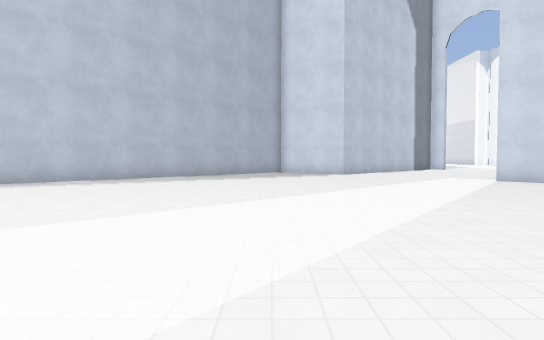
view 1 (above)

19 first-person views from a walk through a 3-D level made in the Godot game engine. The camera is 1.2 m above the floor, tilts 2° down and sees 75° across. The floor is counted in squares, 2 m on a side. Each view is taken from the middle of a square. On the plan, view 1 faces up. The plan holds only what a view shows up to about 10 squares ahead; the rest is blank. The place goes on beyond the plan. Surface patterns are stand-ins for the level's own textures.

view 2
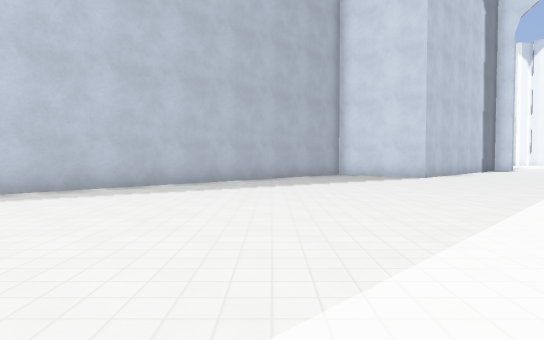

view 3
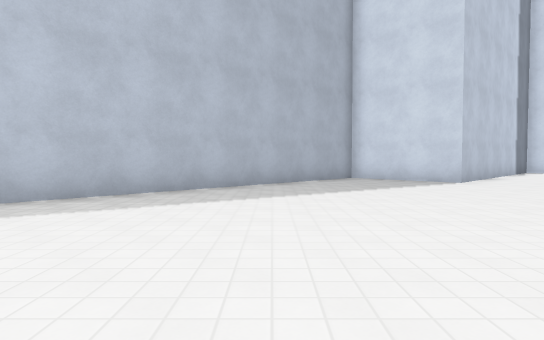

view 4
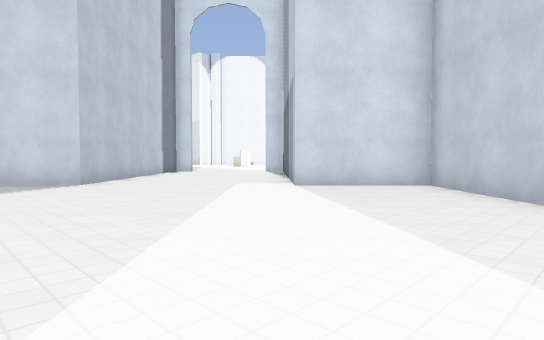

view 5
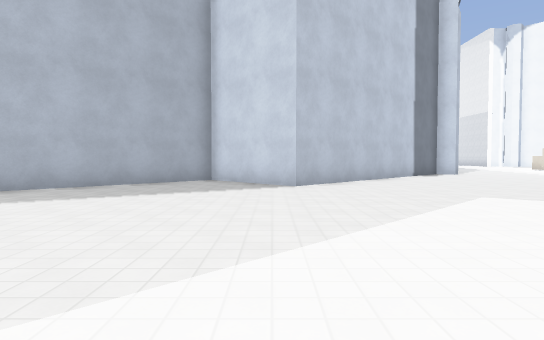

view 6
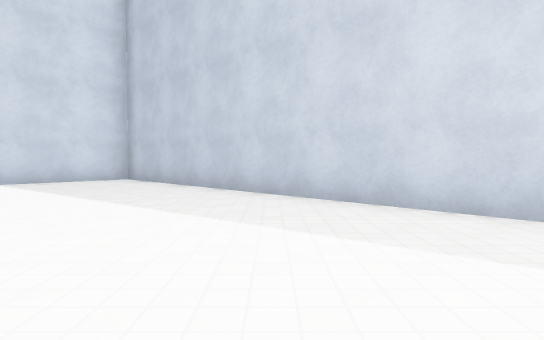

view 7
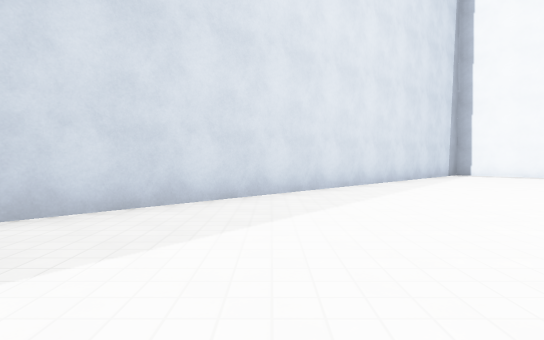

view 8
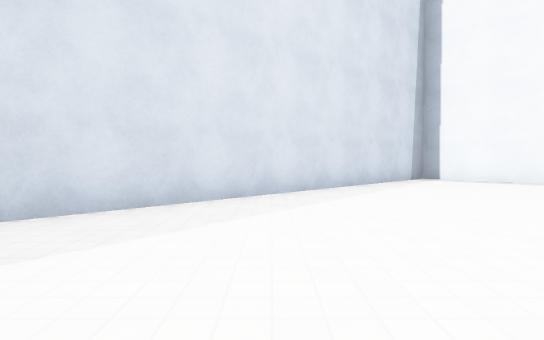

view 9
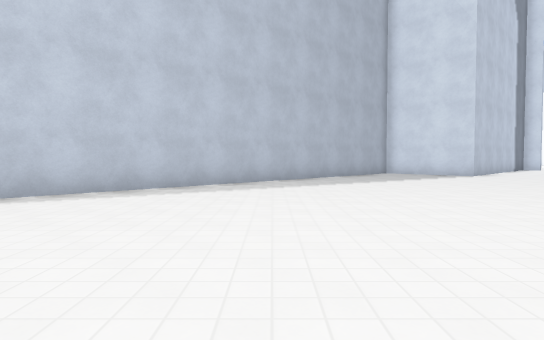

view 10
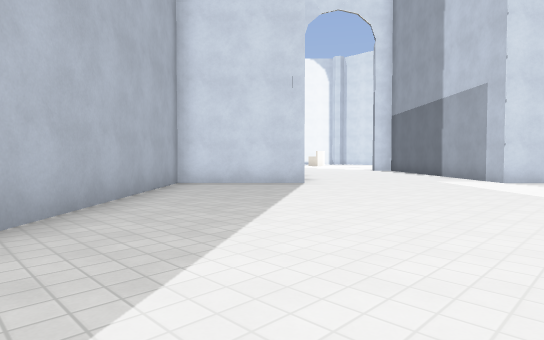

view 11
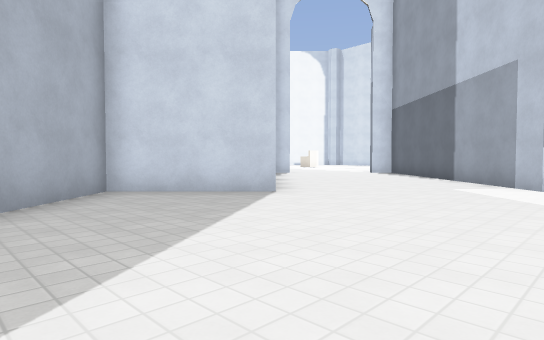

view 12
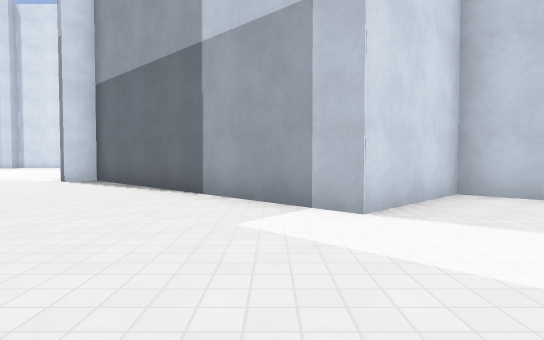

view 13
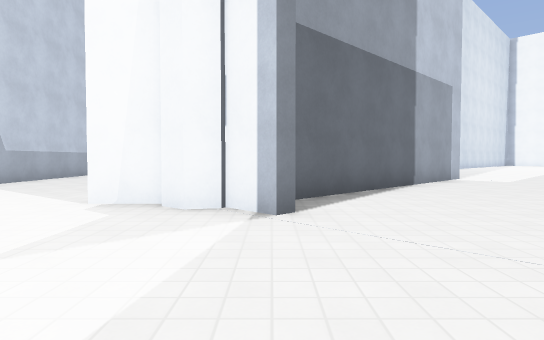

view 14
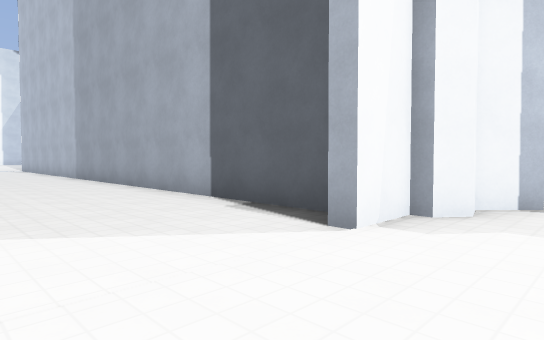

view 15
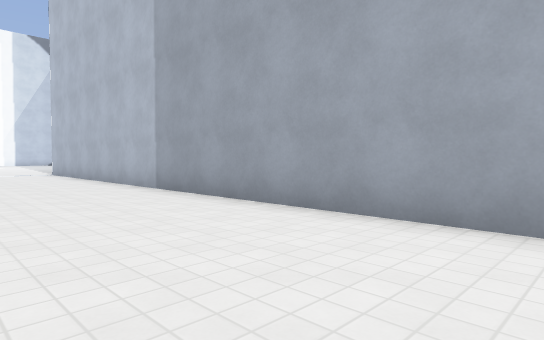

view 16
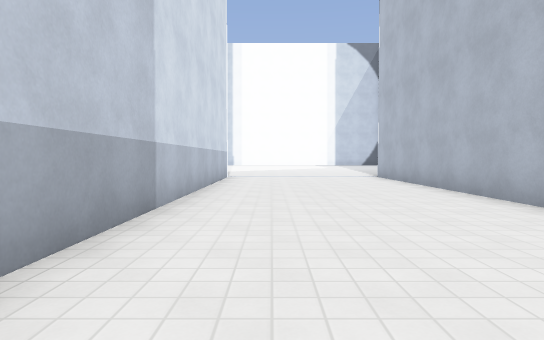

view 17
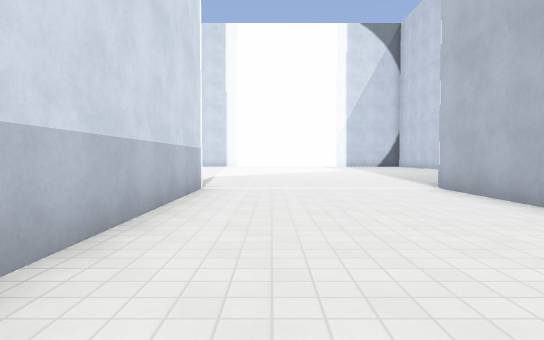

view 18
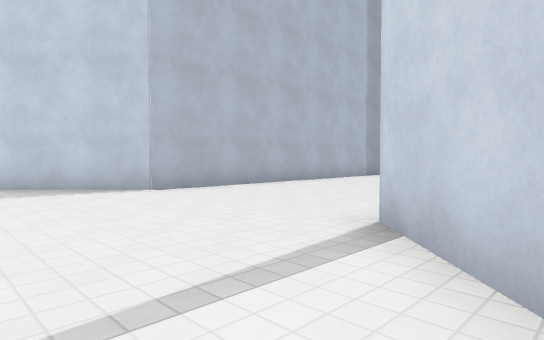

view 19
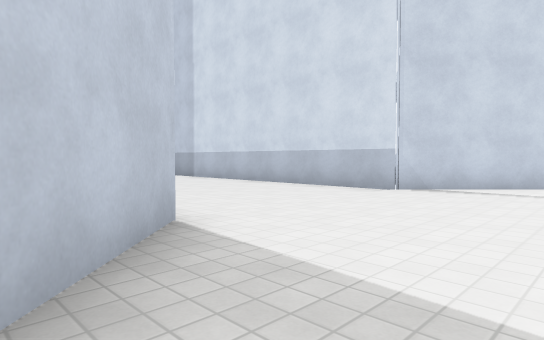

### Floor plan
Points are (right, up) in squares from view 1. A wall is a line through its corners. A room is listed if a view was taken in it or the views show most of it. See-through windows are left out.
Room 1 (views 1, 2, 3, 4, 5, 6, 7, 8, 9, 10, 11, 12)
walls: (5.1, 15) (2.5, 12.4) (0.4, 14.5) (-7.3, 6.9); (-5.7, -6.5) (7.9, 7.1) (5.8, 9.1) (11.5, 14.8); (-7.6, -5.9) (-6.9, -6.6); (11.4, 14.5) (10.7, 15.2)
ways out: opening at (9.5, 16.5) to room 2
Room 2 (views 13, 14, 15, 16, 17, 18, 19)
walls: (17.4, 9) (17.4, 10.7); (12.7, 13.7) (12.7, -2.9) (10.7, -4.9); (12.2, 14.4) (13.4, 14.4) (13.4, 14); (10.9, 15.4) (11.5, 14.8) (12, 14.9) (12.4, 14.6); (19.3, -4.9) (17.4, -3) (17.4, 6.2)
ways out: opening at (9.5, 16.5) to room 1

Positions as (right, up) in squares from view 1, and headings:
1: (0, 0), facing up
2: (-2, 2), facing up
3: (-2, 4), facing up
4: (0, 4), facing up-right
5: (2, 5), facing up
6: (-2, 3), facing right
7: (0, 5), facing down
8: (-2, 3), facing down
9: (-4, 1), facing up
10: (-4, 7), facing up-right
11: (-2, 8), facing up-right
12: (2, 10), facing right
13: (11, 19), facing down
14: (16, 16), facing down-left
15: (16, 11), facing down-left
16: (16, 8), facing down
17: (16, 4), facing down
18: (19, -6), facing up-left
19: (11, -6), facing up-right
